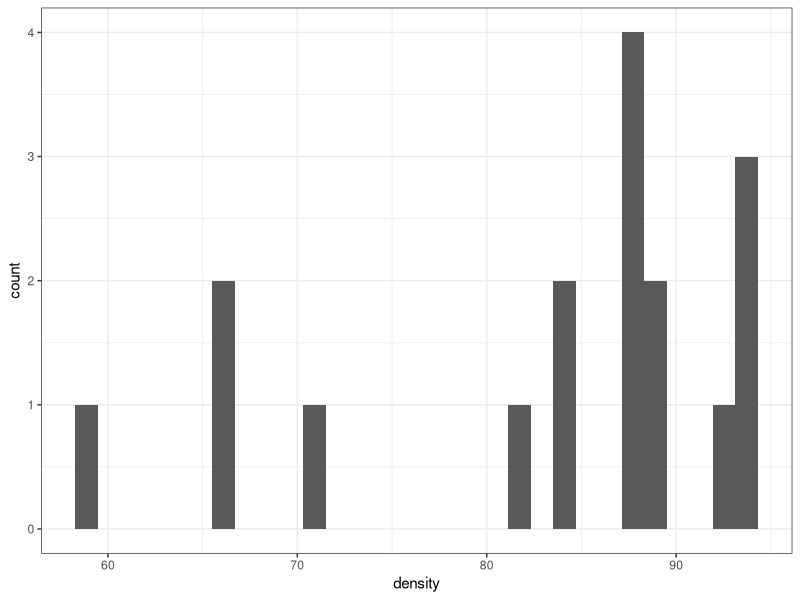
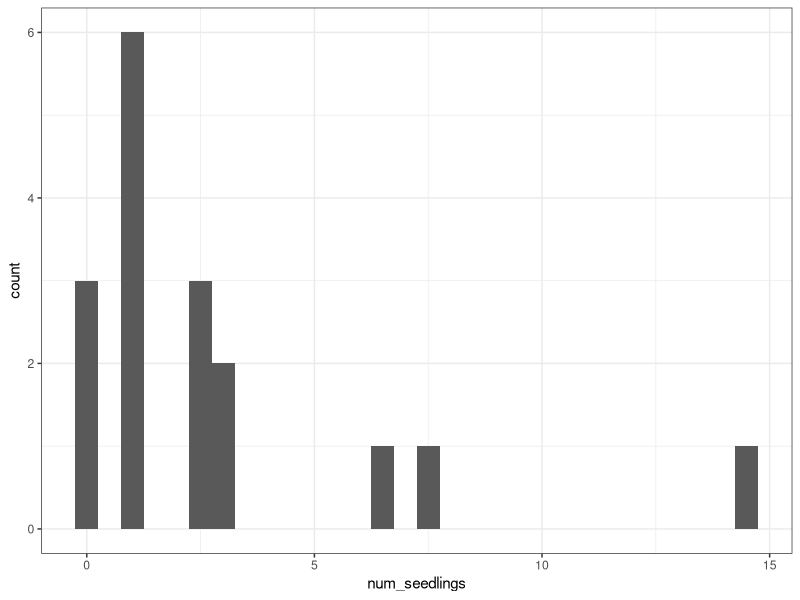
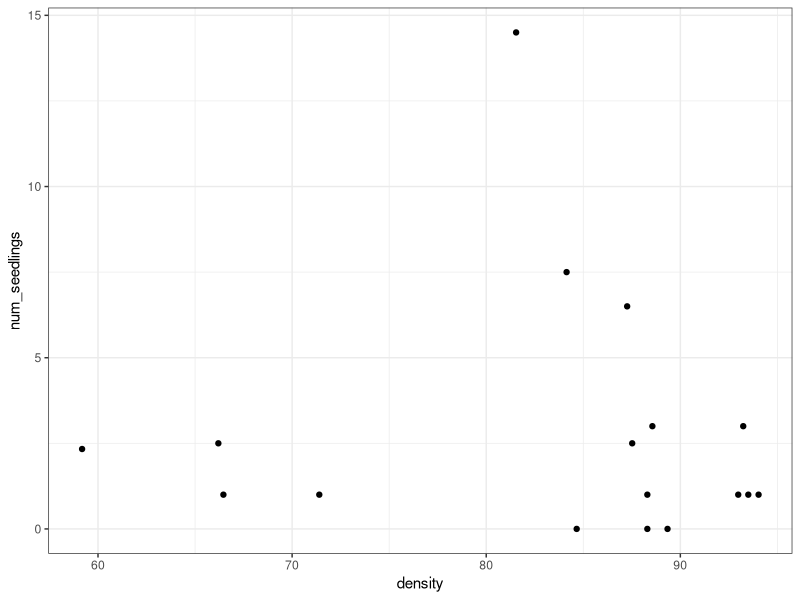
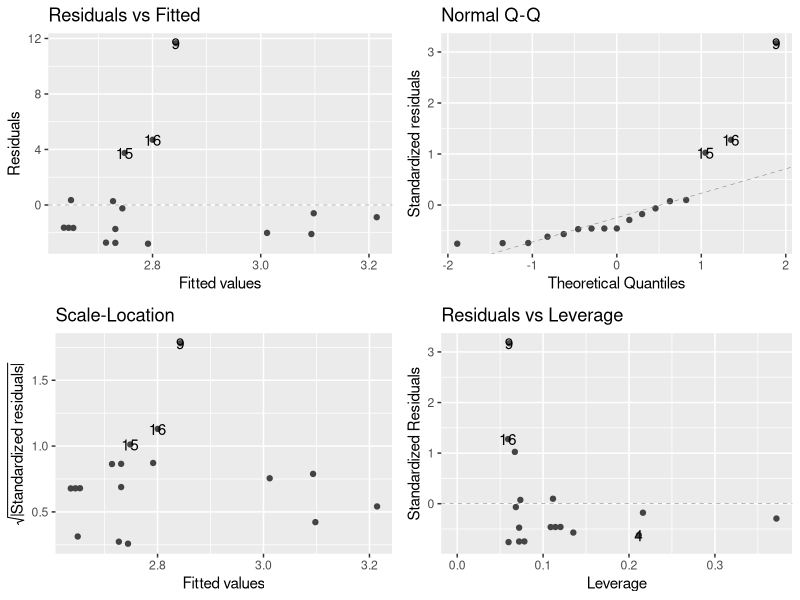
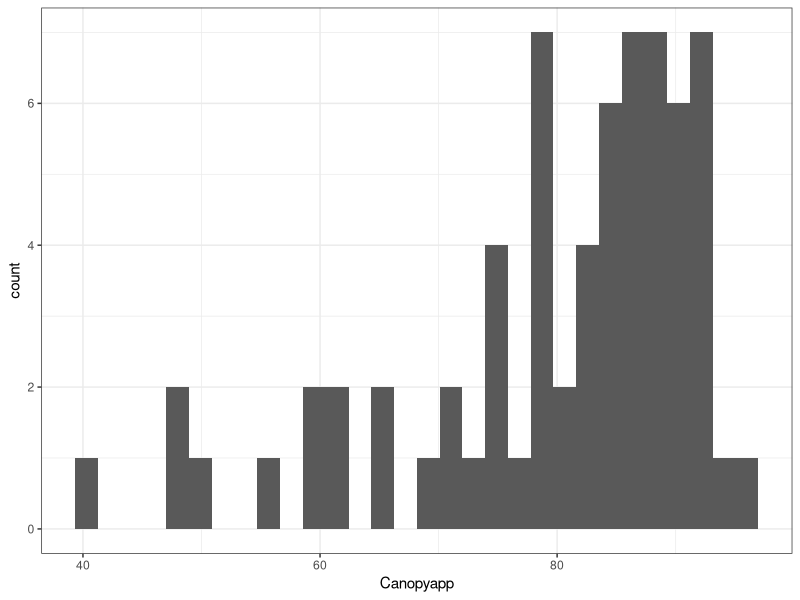
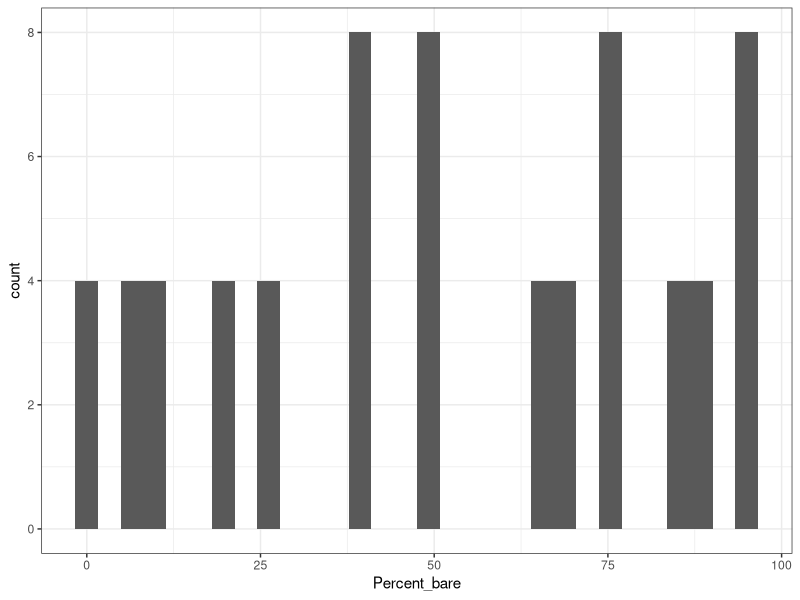
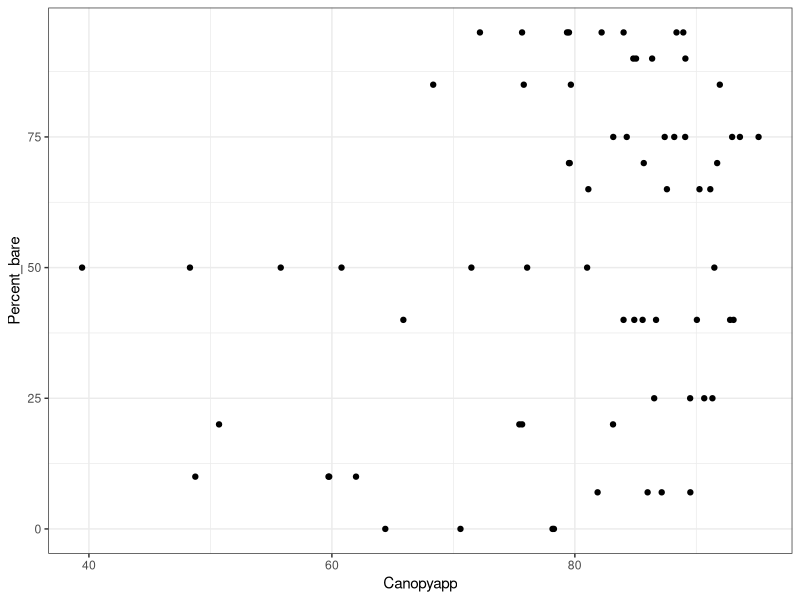
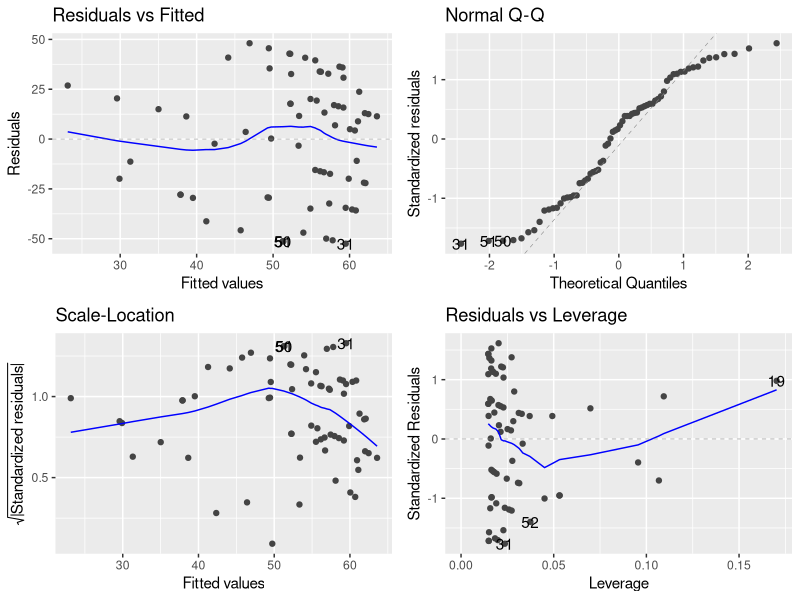

The R source for these figures, in order:
## ---- chunk 1
rm(list = ls())
library(here)
library(tidyverse)
library(ggfortify)
## ---- chunk 2
regen <- read.csv(here("Data", "Processed", "correct_regen.csv"), stringsAsFactors = TRUE)
density <- read.csv(here("Data", "Processed", "correct_density.csv"), stringsAsFactors = TRUE)
## ---- chunk 3
regen_by_plot <- regen %>% 
  group_by(Forest, Plot_num) %>%
  summarize(num_seedlings = mean(Regen_count))
## ---- chunk 4
avg_density <- density %>%
  group_by(Forest, Plot_num) %>%
  summarize(density = mean(Densiometer))
## ---- chunk 5
regen_by_plot$ID <- paste(regen_by_plot$Forest,regen_by_plot$Plot_num)

avg_density$ID <- paste(avg_density$Forest,avg_density$Plot_num) #that worked so well! 
## ---- chunk 6
combined_data <- regen_by_plot %>% full_join(avg_density, by = c("ID")) %>%
  select(-c(Plot_num.x, Forest.x)) %>%
  rename(c("Forest"="Forest.y", "Plot_num" = "Plot_num.y")) #looks like everything I need is in this dataframe, and there are no duplicate collumns 
## ---- chunk 7
ggplot(combined_data, aes(x = density)) + 
  geom_histogram() +
  theme_bw() #I do not see one lone outlier, this looks good
## ---- chunk 8
ggplot(combined_data, aes(x = num_seedlings)) +
  geom_histogram() +
  theme_bw() #In my data exploration I looked at this variable and determined the data were legit, so even though it looks like there is an outlier I feel good to move ahead.
## ---- chunk 9
ggplot(combined_data, aes(x = density, y = num_seedlings)) +
  geom_point() +
  theme_bw()
## ---- chunk 10
regen_dens_mod <- lm(num_seedlings ~ density, combined_data)
## ---- chunk 11
autoplot(regen_dens_mod, smooth.colour = NA)
## ---- chunk 12
anova(regen_dens_mod) #asking for standard output of an anova, not calculating an anova  
## ---- chunk 13
summary(regen_dens_mod) 
## ---- chunk 14
ggplot(density, aes(x = Canopyapp)) +
  geom_histogram() +
  theme_bw() #does not appear to be one lone outlier
## ---- chunk 15
ggplot(density, aes(x = Percent_bare)) +
  geom_histogram() +
  theme_bw() #no outliers
## ---- chunk 16
ggplot(density, aes(x = Canopyapp, y = Percent_bare)) +
  geom_point() +
  theme_bw()
## ---- chunk 17
density_bare_ground_mod <- lm(Percent_bare ~ Canopyapp, density)
## ---- chunk 18
autoplot(density_bare_ground_mod)
## ---- chunk 19
anova(density_bare_ground_mod)
## ---- chunk 20
summary(density_bare_ground_mod)
## ---- chunk 21
ggplot(density, aes(x = Canopyapp, y = Percent_bare)) +
  geom_point(size = 2) +
  geom_smooth(method = "lm") + # I tweaked a touch here
  xlab("Canopy Density") +
  ylab("Percent Bare Ground")
  theme_bw() #adding the smoother provides a better visual for the slight positive relationship between canopy density and bare ground
## ---- chunk 22
ferns <- density %>% 
  filter(Forest == "Kip" | Forest == "Donnerville")
## ---- chunk 23
ggplot(ferns, aes(x = Percent_ferns)) +
  geom_histogram() +
  theme_bw() #does not appear to be any lone outliers
## ---- chunk 24
unique(ferns$Forest) #only 2 forests, good
## ---- chunk 25
ggplot(ferns, aes(x = Forest, y = Percent_ferns)) +
  geom_boxplot() +
  theme_bw() #looks like there is variation in the amount of ferns between forests
## ---- chunk 26
ferns_forest_glm <- glm(Percent_ferns ~ Forest, data = ferns, family = poisson())

#poisson family has a ___ link and assumes a poisson distribution
## ---- chunk 27
autoplot(ferns_forest_glm)
## ---- chunk 28
summary(ferns_forest_glm)
## ---- chunk 29
anova(ferns_forest_glm, test = "Chisq") #very small p-value!!
## ---- chunk 30
summary(ferns_forest_glm) 
## ---- chunk 31
ggplot(ferns, aes(x = Forest, y = Percent_ferns)) +
  geom_boxplot() +
  geom_point(position = "jitter", size = 2, alpha = 0.5, color = "blue")+ #generate "noise" to show possible data points 
  theme_bw() +
  ylab("Percent Ferns") +
  xlab("Forest")
## ---- chunk 32
levels(regen$Forest) #first double check levels

regen_chi_squared <- regen %>% 
  filter(Forest == "Degrasse" | Forest == "South Hammond") 


regen_chi_squared$Forest <- factor(regen_chi_squared$Forest) #So R relevels the Forest variable
levels(regen_chi_squared$Forest) #good
## ---- chunk 33
ggplot(regen_chi_squared, aes(x = Regen_count)) +
  geom_histogram()
  #nothing looks to crazy, and these numbers seem correct considering what they represent  
## ---- chunk 34
total_regen <- regen_chi_squared %>% group_by(Forest) %>% summarise(total_regen = sum(Regen_count))
## ---- chunk 35
ggplot(total_regen, aes(x = Forest, y = total_regen)) +
  geom_bar(stat = 'identity', position = 'dodge') + #plotting just the means (identity)
  theme_bw() 
## ---- chunk 36
regen.mat <- xtabs(total_regen ~ Forest,
                  data = total_regen)

regen.mat #shows a table
## ---- chunk 37
regen.chi <- chisq.test(regen.mat) 

regen.chi #smallish p-value
## ---- chunk 38
ggplot(regen_chi_squared, aes(x = Forest, y = Regen_count)) +
  geom_boxplot() +
  geom_point() +
  theme_bw() +
  ylab("Regen Count")
